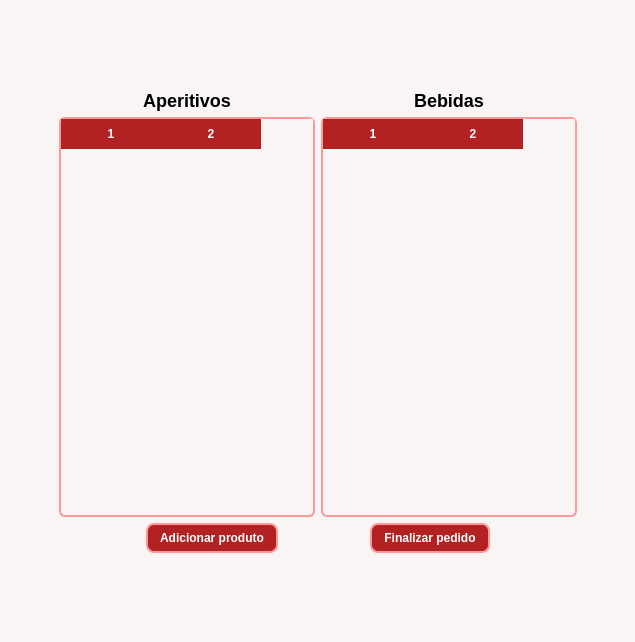
<?xml version="1.0" encoding="UTF-8"?>
<ui version="4.0">
 <class>TelaCardapio</class>
 <widget class="QWidget" name="TelaCardapio">
  <property name="geometry">
   <rect>
    <x>0</x>
    <y>0</y>
    <width>635</width>
    <height>642</height>
   </rect>
  </property>
  <property name="windowTitle">
   <string>Form</string>
  </property>
  <property name="styleSheet">
   <string notr="true">QWidget {
	background-color: rgb(249, 245, 245);
	font: 14pt &quot;Segoe UI&quot;;
}

QLabel {
	font-weight: bold;
	font-size: 18px;
	color: black;
}

QPushButton {
	background-color: rgb(178, 34, 34);
	color: white;
	border: 2px solid #ff9999;
	border-radius: 8px;
	padding: 6px 12px;
	font-weight: bold;
}

QPushButton:hover {
	background-color: rgb(204, 51, 51);
}

QPushButton:pressed {
	background-color: rgb(153, 31, 31);
}

QTableWidget {
	color: rgb(59, 0, 0);
gridline-color: rgb(178, 34, 34);
border: 2px solid #ff9999;
alternate-background-color: rgb(247, 247, 247);
selection-background-color: rgb(255, 229, 229);
selection-color: black;
border-radius: 6px;
}

QHeaderView::section {
background-color: rgb(178, 34, 34);
color: white;
font-weight: bold;
padding: 6px;
border: none;
}

QScrollBar:vertical {
border: none;
background: rgb(102, 0, 0);
width: 10px;
margin: 0px;
}</string>
  </property>
  <layout class="QVBoxLayout" name="verticalLayout_2">
   <item>
    <spacer name="verticalSpacer">
     <property name="orientation">
      <enum>Qt::Orientation::Vertical</enum>
     </property>
     <property name="sizeHint" stdset="0">
      <size>
       <width>20</width>
       <height>40</height>
      </size>
     </property>
    </spacer>
   </item>
   <item>
    <layout class="QGridLayout" name="gridLayout_2">
     <item row="6" column="2" colspan="2">
      <layout class="QHBoxLayout" name="horizontalLayout_3">
       <item>
        <spacer name="horizontalSpacer_4">
         <property name="orientation">
          <enum>Qt::Orientation::Horizontal</enum>
         </property>
         <property name="sizeHint" stdset="0">
          <size>
           <width>40</width>
           <height>20</height>
          </size>
         </property>
        </spacer>
       </item>
       <item>
        <widget class="QPushButton" name="botaoAdicionar">
         <property name="text">
          <string>Adicionar produto</string>
         </property>
        </widget>
       </item>
       <item>
        <spacer name="horizontalSpacer_3">
         <property name="orientation">
          <enum>Qt::Orientation::Horizontal</enum>
         </property>
         <property name="sizeHint" stdset="0">
          <size>
           <width>40</width>
           <height>20</height>
          </size>
         </property>
        </spacer>
       </item>
       <item>
        <widget class="QPushButton" name="botaoFinalizar">
         <property name="text">
          <string>Finalizar pedido</string>
         </property>
        </widget>
       </item>
       <item>
        <spacer name="horizontalSpacer_5">
         <property name="orientation">
          <enum>Qt::Orientation::Horizontal</enum>
         </property>
         <property name="sizeHint" stdset="0">
          <size>
           <width>40</width>
           <height>20</height>
          </size>
         </property>
        </spacer>
       </item>
      </layout>
     </item>
     <item row="2" column="2">
      <widget class="QTableWidget" name="tabelaAperitivos">
       <property name="sizePolicy">
        <sizepolicy hsizetype="Expanding" vsizetype="Expanding">
         <horstretch>0</horstretch>
         <verstretch>0</verstretch>
        </sizepolicy>
       </property>
       <property name="minimumSize">
        <size>
         <width>0</width>
         <height>400</height>
        </size>
       </property>
       <property name="maximumSize">
        <size>
         <width>16777215</width>
         <height>400</height>
        </size>
       </property>
       <property name="selectionMode">
        <enum>QAbstractItemView::SelectionMode::SingleSelection</enum>
       </property>
       <property name="selectionBehavior">
        <enum>QAbstractItemView::SelectionBehavior::SelectRows</enum>
       </property>
       <property name="columnCount">
        <number>2</number>
       </property>
       <column/>
       <column/>
      </widget>
     </item>
     <item row="2" column="0">
      <spacer name="horizontalSpacer">
       <property name="orientation">
        <enum>Qt::Orientation::Horizontal</enum>
       </property>
       <property name="sizeHint" stdset="0">
        <size>
         <width>40</width>
         <height>20</height>
        </size>
       </property>
      </spacer>
     </item>
     <item row="2" column="4">
      <spacer name="horizontalSpacer_2">
       <property name="orientation">
        <enum>Qt::Orientation::Horizontal</enum>
       </property>
       <property name="sizeHint" stdset="0">
        <size>
         <width>40</width>
         <height>20</height>
        </size>
       </property>
      </spacer>
     </item>
     <item row="1" column="2">
      <widget class="QLabel" name="label_2">
       <property name="text">
        <string>Aperitivos</string>
       </property>
       <property name="alignment">
        <set>Qt::AlignmentFlag::AlignCenter</set>
       </property>
      </widget>
     </item>
     <item row="2" column="3">
      <widget class="QTableWidget" name="tabelaBebidas">
       <property name="sizePolicy">
        <sizepolicy hsizetype="Expanding" vsizetype="Expanding">
         <horstretch>0</horstretch>
         <verstretch>0</verstretch>
        </sizepolicy>
       </property>
       <property name="minimumSize">
        <size>
         <width>0</width>
         <height>400</height>
        </size>
       </property>
       <property name="maximumSize">
        <size>
         <width>16777215</width>
         <height>400</height>
        </size>
       </property>
       <property name="selectionMode">
        <enum>QAbstractItemView::SelectionMode::SingleSelection</enum>
       </property>
       <property name="selectionBehavior">
        <enum>QAbstractItemView::SelectionBehavior::SelectRows</enum>
       </property>
       <property name="columnCount">
        <number>2</number>
       </property>
       <column/>
       <column/>
      </widget>
     </item>
     <item row="1" column="3">
      <widget class="QLabel" name="label">
       <property name="text">
        <string>Bebidas</string>
       </property>
       <property name="alignment">
        <set>Qt::AlignmentFlag::AlignCenter</set>
       </property>
      </widget>
     </item>
    </layout>
   </item>
   <item>
    <spacer name="verticalSpacer_2">
     <property name="orientation">
      <enum>Qt::Orientation::Vertical</enum>
     </property>
     <property name="sizeHint" stdset="0">
      <size>
       <width>20</width>
       <height>40</height>
      </size>
     </property>
    </spacer>
   </item>
  </layout>
 </widget>
 <resources/>
 <connections/>
</ui>
